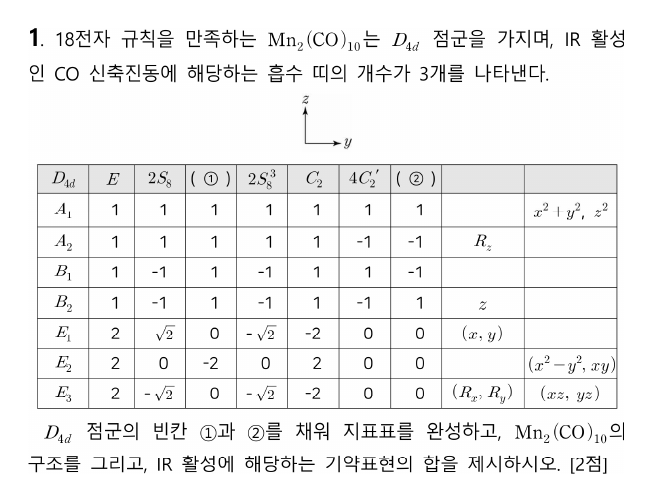
#> input picture 김지현_모의고사4회_해설/img/A01.png, 652 x 501 px, given in place of A-1.png, which was not available
$ python crop_questions.py ../img
#> lines starting #> are read from the running program, lines starting #| are printed output that depends on the picture; pictures that were not available may be replaced by others from this repository, and a replacement may not be noted
"""문제지 쪽 이미지(170 dpi)에서 문항을 잘라 img/A01.png … B11.png로 저장한다.

한 문항이 두 단에 걸치면(A형 5·6번, B형 4번) 단 조각을 위아래로 이어 붙인다.
단 경계에서 넉넉히 자른 뒤 단 구분선·쪽 테두리 같은 긴 선을 지우고, 글자가 있는 영역만 남겨
사방에 같은 흰 여백(PAD)을 붙인다.

사용법: python3 crop_questions.py <쪽 이미지 폴더>   (A-1.png … B-8.png, pdftoppm -r 170)
"""
import os, sys
import numpy as np
from PIL import Image

PAGES = sys.argv[1]
OUT = os.path.join(os.path.dirname(__file__), '..', 'img')
PAD = 28          # px (170 dpi 기준 약 4 mm)
GAP = 24          # 이어 붙이는 조각 사이 간격
INK = 150         # 이보다 어두우면 잉크로 본다
FIRST = {'A-1', 'B-1'}   # 머리말(시험 정보 표)이 있는 쪽

# 문항 번호 순서대로 (쪽, 단[, 아래 끝 비율]) 조각 목록
LAYOUT = {
    'A': [[(f'A-{p}', s, 0.89 if (p, s) == (6, 'R') else 0.905)] for p in range(1, 7) for s in 'LR'],
    'B': [[(f'B-{p}', s, 0.89 if (p, s) == (6, 'L') else 0.905)] for p in range(1, 7) for s in 'LR'][:11],
}


def crop(page, side, bottom_frac=0.905):
#> called with page = 'A-1', side = 'L', bottom_frac = 0.905
    im = Image.open(os.path.join(PAGES, page + '.png')).convert('L')
#> im is the input picture: PIL image 652x501 L; min 0, max 255, mean 241.6
    w, h = im.size
#> w = 652; h = 501
    mid = w // 2
#> mid = 326
    first = page in FIRST
    top = int(h * (0.15 if first else 0.05))
#> top = 75
    x0, x1 = (int(w * 0.03), mid - 3) if side == 'L' else (mid + 3, int(w * 0.97))
#> x0 = 19; x1 = 323
    a = np.array(im.crop((x0, top, x1, int(h * bottom_frac))))
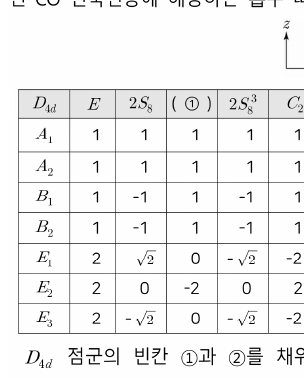
#> a: shape (378, 304); min 0, max 255, mean 240.9
    # 위쪽 가로줄(머리말 표·유의사항 상자·쪽 위 구분선)의 마지막 줄 아래부터 문항이 시작한다
    rule = np.where((a < INK).sum(1) > 0.6 * a.shape[1])[0]
#> rule = [89, 118, 182, 212, 243, 273, 303, 333]
    rule = rule[rule < ((0.15 if side == 'L' else 0.08) if first else 0.03) * h]  # 1쪽 오른쪽 단은 머리말 표 아래 선까지만
#> rule = empty array
    if len(rule):
        a = a[rule[-1] + 4:]
    ink = a < INK
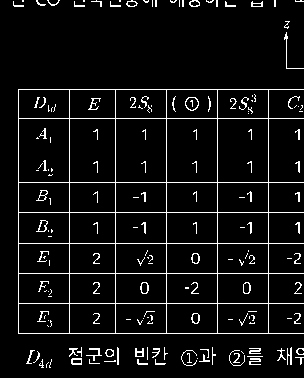
#> ink: shape (378, 304) bool; 6.1% white in thin lines or dots
    tall = ink.sum(0) > 0.85 * ink.shape[0]       # 단 구분선·테두리
    ink[:, tall] = False
    a[:, tall] = 255
    rows = np.where(ink.sum(1) > 0)[0]
#> rows = 318 values from 0 to 367
    cols = np.where(ink.sum(0) > 0)[0]
#> cols = 291 values from 13 to 303
    return a[rows[0]:rows[-1] + 1, cols[0]:cols[-1] + 1]
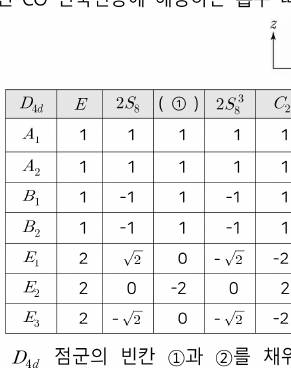
#> returned value: shape (368, 291); min 0, max 255, mean 240


MAX_H = 1340      # 한 단(약 160 mm, 0.12 mm/px)에 제목 띠와 함께 들어가는 높이. 넘으면 빈 줄에서 나눈다


def split(canvas):
    """MAX_H보다 긴 이미지를 12 px 이상 비어 있는 줄에서 잘라 여러 조각으로 나눈다."""
    a = np.array(canvas)
    blank = (a < INK).sum(1) == 0
    parts, start = [], 0
    while a.shape[0] - start > MAX_H + 160:   # 조금 넘는 정도면 나누지 않는다
        cut = None
        for y in range(start + MAX_H, start + MAX_H // 3, -1):
            if blank[y - 12:y].all():
                cut = y - 6
                break
        cut = cut or start + MAX_H
        parts.append(a[start:cut])
        start = cut
    parts.append(a[start:])
    out = []
    for p in parts:
        rows = np.where((p < INK).sum(1) > 0)[0]
        p = p[max(rows[0] - PAD, 0):rows[-1] + PAD]
        out.append(Image.fromarray(p))
    return out


for form, questions in LAYOUT.items():
    for i, parts in enumerate(questions, 1):
        pieces = [crop(*p) for p in parts]
#> pieces = 1 item
        width = max(p.shape[1] for p in pieces)
#> width = 291
        height = sum(p.shape[0] for p in pieces) + GAP * (len(pieces) - 1)
#> height = 368
        canvas = Image.new('L', (width + 2 * PAD, height + 2 * PAD), 255)
#> canvas: PIL image 347x424 L; every value is 255
        y = PAD
        for p in pieces:
            canvas.paste(Image.fromarray(p), (PAD, y))
            y += p.shape[0] + GAP
#> this loop made 1 pass
#> y on pass 1: 420
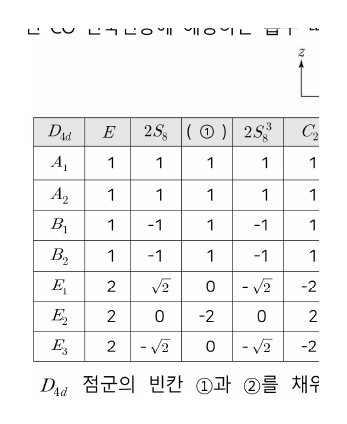
#> canvas: PIL image 347x424 L; min 0, max 255, mean 244
#> after the loop, y = 420
        for k, part in enumerate(split(canvas), 1):
#> in split, `parts, start = [], 0`: start = 0
            name = f'{form}{i:02d}' + (f'_{k}' if k > 1 else '') + '.png'
            part.save(os.path.join(OUT, name), optimize=True)
            print(name, part.size)
#> this loop made 1 pass
#| A01.png (347, 423)
#> pass 1, `part.save(os.path.join(OUT, name), optimize=True)`:
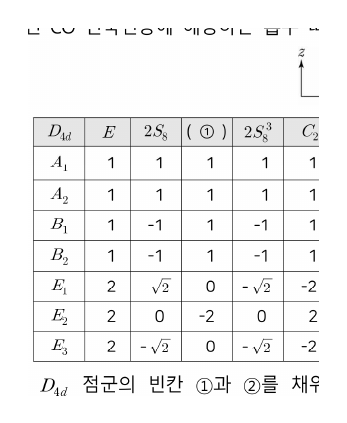
#> saved as A01.png: PIL image 347x423 L; min 0, max 255, mean 244
#> (the run stopped early here; a loop or call above may not have finished)

$ run again, on 김지현_모의고사4회_해설/img/A05.png
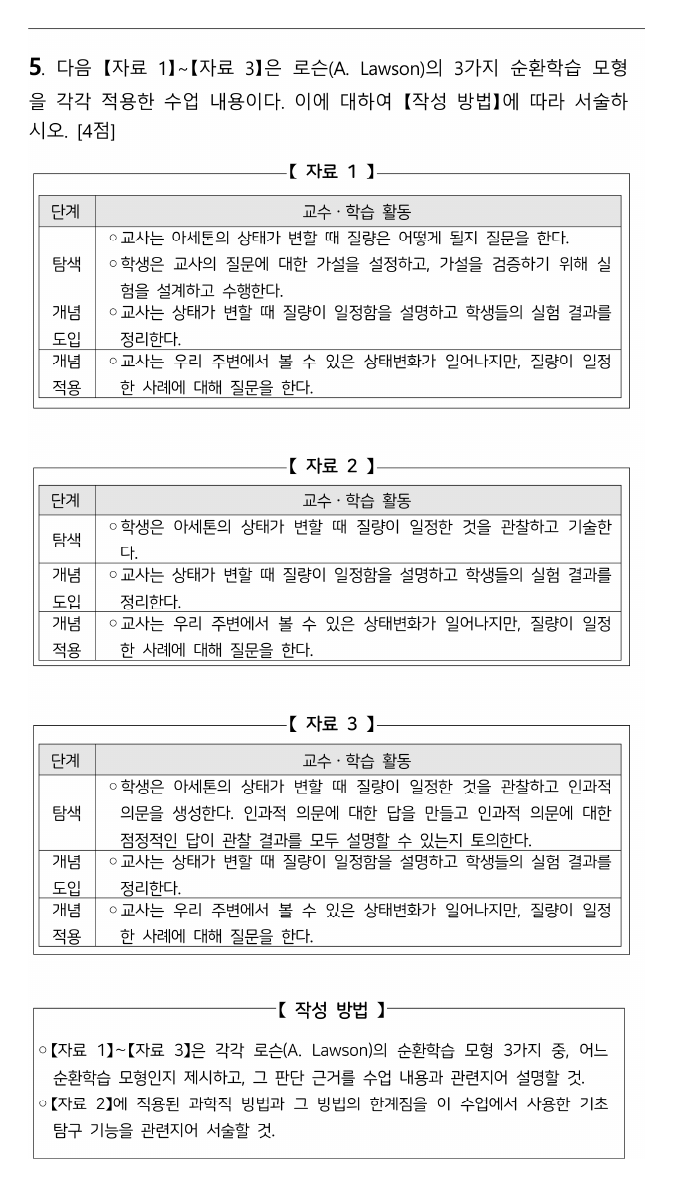
#> input picture 김지현_모의고사4회_해설/img/A05.png, 673 x 1186 px, given in place of A-1.png, which was not available
#> in crop, im is the input picture: PIL image 673x1186 L; min 0, max 255, mean 238
#> in crop, `rule = np.where((a < INK).sum(1) > 0.6 * a.shape[1])[0]`: rule = [18, 49, 172, 220, 231, 290, 308, 434, 483, 488, 548, 567, 673, 769, 777, 831]
#> in crop, `rule = rule[rule < ((0.15 if side == 'L' else 0.08) if first else 0.03..`: rule = [18, 49, 172]
#> in crop, `ink = a < INK`:
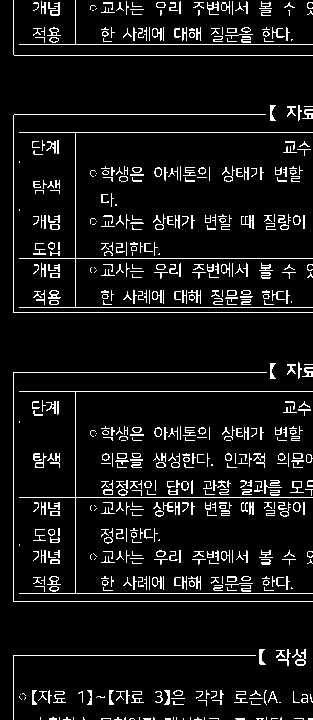
#> ink: shape (720, 313) bool; 7.9% white in thin lines or dots
#> rows = 575 values from 0 to 719
#> cols = 300 values from 13 to 312
#> pieces = 1 item
#> width = 300
#> height = 720
#> the loop `for p in pieces:` made 1 pass
#> y on pass 1: 772
#> after the loop `for p in pieces:`: y = 772
#> start = 0
#> the loop `for k, part in enumerate(split(canvas), 1):` made 1 pass
#> (k, name) on pass 1: (1, 'A01.png')
#> (printed output is left out)
#> pass 1, `part.save(os.path.join(OUT, name), optimize=True)`:
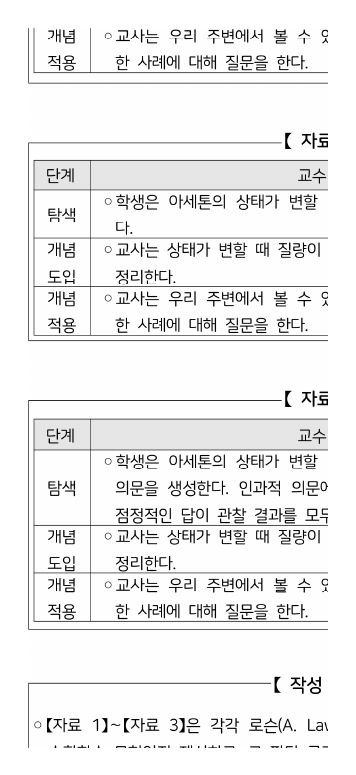
#> saved as A01.png: PIL image 356x775 L; min 0, max 255, mean 238.6

$ run again, on 김지현_모의고사4회_해설/img/A06.png
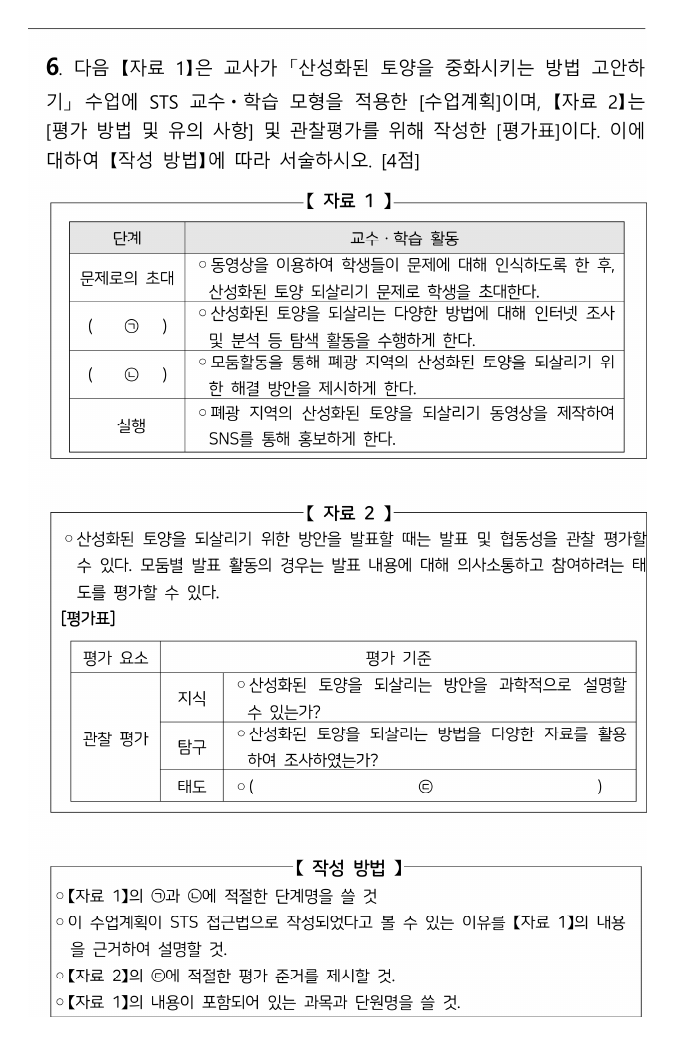
#> input picture 김지현_모의고사4회_해설/img/A06.png, 675 x 1044 px, given in place of A-1.png, which was not available
#> in crop, im is the input picture: PIL image 675x1044 L; min 0, max 255, mean 239.3
#> in crop, `rule = np.where((a < INK).sum(1) > 0.6 * a.shape[1])[0]`: rule = [46, 65, 97, 194, 242, 296, 302, 356, 485, 516, 645, 656, 710]
#> in crop, `rule = rule[rule < ((0.15 if side == 'L' else 0.08) if first else 0.03..`: rule = [46, 65, 97]
#> in crop, `ink = a < INK`:
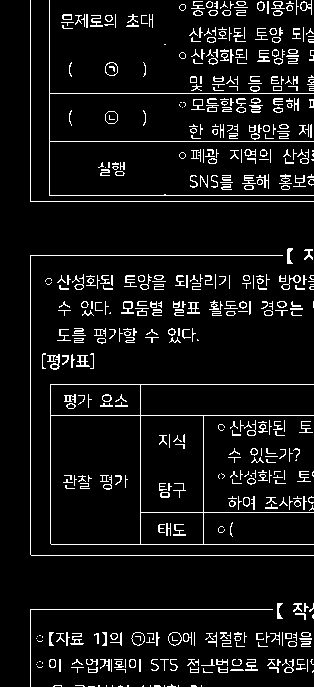
#> ink: shape (687, 314) bool; 7.2% white in thin lines or dots
#> rows = 594 values from 0 to 686
#> cols = 284 values from 30 to 313
#> pieces = 1 item
#> width = 284
#> height = 687
#> the loop `for p in pieces:` made 1 pass
#> y on pass 1: 739
#> after the loop `for p in pieces:`: y = 739
#> start = 0
#> the loop `for k, part in enumerate(split(canvas), 1):` made 1 pass
#> (k, name) on pass 1: (1, 'A01.png')
#> (printed output is left out)
#> pass 1, `part.save(os.path.join(OUT, name), optimize=True)`:
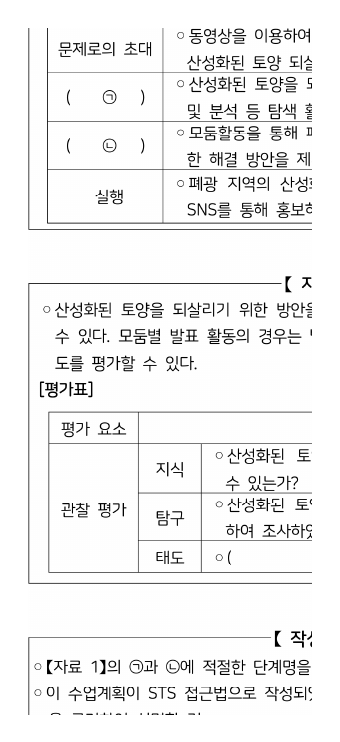
#> saved as A01.png: PIL image 340x742 L; min 0, max 255, mean 241.1

$ run again, on 김지현_모의고사4회_해설/img/A07.png
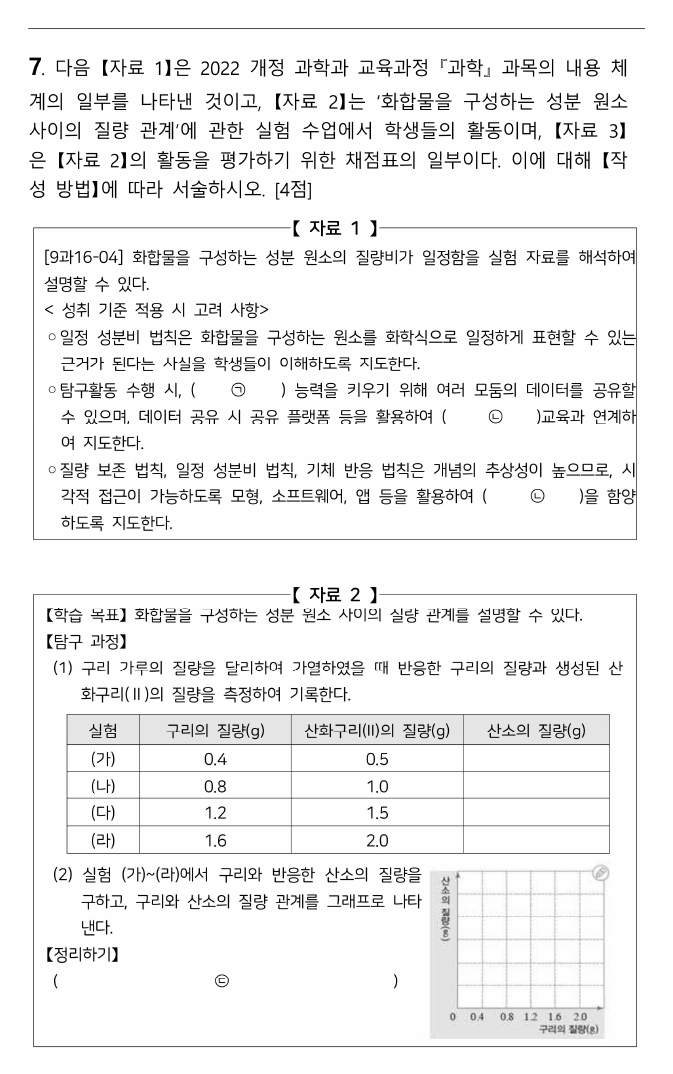
#> input picture 김지현_모의고사4회_해설/img/A07.png, 673 x 1074 px, given in place of A-1.png, which was not available
#> in crop, im is the input picture: PIL image 673x1074 L; min 0, max 255, mean 240.1
#> in crop, `rule = np.where((a < INK).sum(1) > 0.6 * a.shape[1])[0]`: rule = [66, 378, 433, 553, 583, 610, 692]
#> in crop, `rule = rule[rule < ((0.15 if side == 'L' else 0.08) if first else 0.03..`: rule = [66]
#> in crop, `ink[:, tall] = False`:
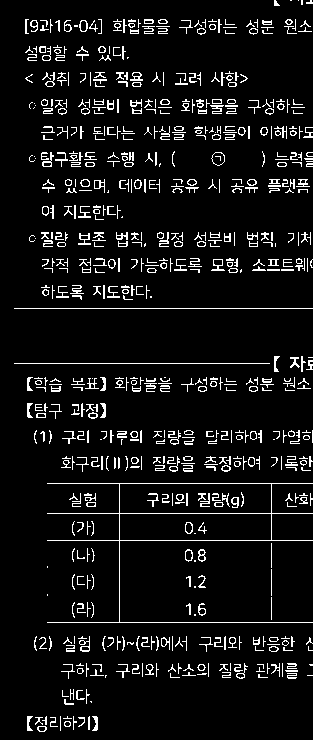
#> ink: shape (740, 313) bool; 7.4% white in thin lines or dots
#> rows = 457 values from 0 to 731
#> cols = 299 values from 14 to 312
#> pieces = 1 item
#> width = 299
#> height = 732
#> the loop `for p in pieces:` made 1 pass
#> y on pass 1: 784
#> after the loop `for p in pieces:`: y = 784
#> start = 0
#> the loop `for k, part in enumerate(split(canvas), 1):` made 1 pass
#> (k, name) on pass 1: (1, 'A01.png')
#> (printed output is left out)
#> pass 1, `part.save(os.path.join(OUT, name), optimize=True)`:
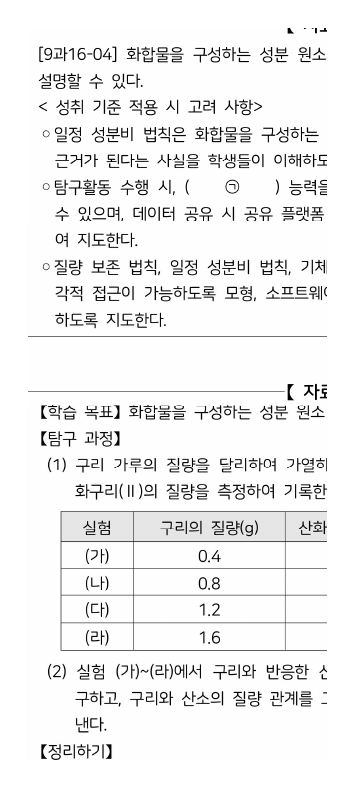
#> saved as A01.png: PIL image 355x787 L; min 0, max 255, mean 240.2
